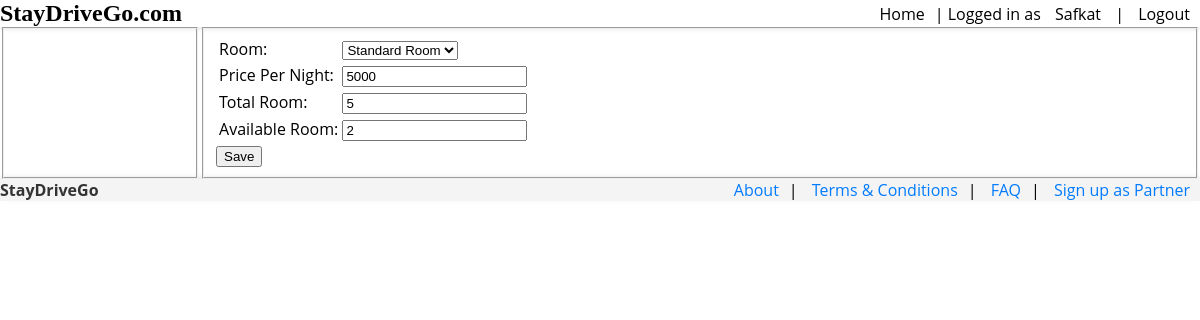
/View/editroom.php?id=1 (signed in), run on an earlier commit of the app's database.
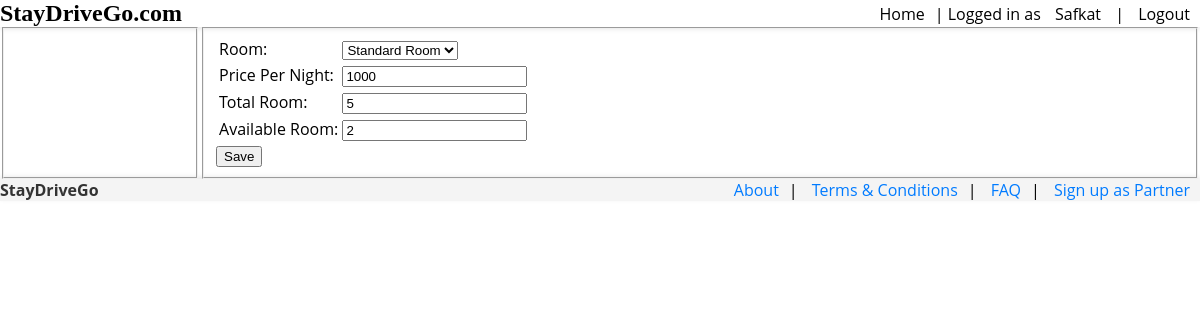
And on a later commit of the database.
### tables this page shows
CREATE TABLE `roomtype` (
  `RoomTypeID` int(20) NOT NULL,
  `HotelID` int(20) NOT NULL,
  `TypeName` varchar(20) NOT NULL,
  `PricePerNight` int(20) NOT NULL,
  `TotalRooms` int(20) NOT NULL,
  `AvailableRooms` int(20) NOT NULL
);

### Model/hotelownermodel.php (called while the page is built, shortened)
<?php
function getRoom($roomid)
{
    $con = getConnection();
    $sql = "SELECT * FROM roomtype WHERE RoomTypeID = '{$roomid}'";
    $result = mysqli_query($con, $sql);
    $count = mysqli_num_rows($result);
    if ($count == 1) {
        $row = mysqli_fetch_assoc($result);
        return $row;
    } else {
        echo "Error";
        return false;
    }
}
?>

### View/editroom.php (the view, shortened to what this page needs)
<?php
require_once('../Model/hotelownermodel.php');
$roomid = $_GET['id'];
$room_info = getRoom($roomid);
?>
<!DOCTYPE html>
<html lang="en">
<head>
</head>
<body>
    <?php include_once('header.php'); ?>
    <section style="display: flex; justify-content: center;">
    <div style="width: 20%; display: flex; height: auto;">
            <?php include_once('menu.php') ?>
        </div>
        <div style="width: 100%; display: flex; height: auto;">
            <fieldset style="width: 100%;">
            <form action="../Controller/editroomcheck.php" method="post" onsubmit="return editroom();">
                    <table>
                        <tr>
                            <td>Room:</td>
                            <td>
                                <select name="room" id="room">
                                    <option value="standard" <?= ($room_info['TypeName'] === 'standard') ? 'selected' : '' ?>>Standard Room</option>
                                </select>
                            </td>
                        </tr>
                        <tr>
                            <td>Price Per Night:</td>
                            <td><input type="number" name="PricePerNight" id="PricePerNight" value="<?= $room_info['PricePerNight'] ?>" min="1"/></td>
                        </tr>
                        <tr>
                            <td>Total Room:</td>
                            <td><input type="number" name="TotalRooms" id="TotalRooms" value="<?= $room_info['TotalRooms'] ?>" min="1"/></td>
                        </tr>
                        <tr>
                            <td>Available Room:</td>
                            <td><input type="number" name="AvailableRooms" id="AvailableRooms" value="<?= $room_info['AvailableRooms']  ?>" min="1" /></td>
                        </tr>
                    </table>
                    <input type="Submit" value="Save">
                </form>
            </fieldset>
        </div>
    </section>
    <?php include_once('footerpublic.php'); ?>
</body>
</html>

What changed in the data, as far as the page shows it:
changed roomtype: PricePerNight "5000" → "1000"
